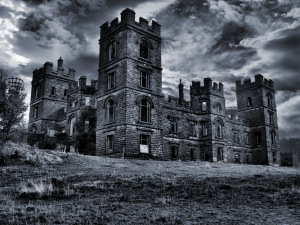
%> input picture code/exercism-02/images/mansao.jpg, 300 x 225 px
$ octave reduz.m   (GNU Octave 9; MATLAB toolbox functions it lacks are replaced by stand-ins)
%> lines starting %> are read from the running program, lines starting %| are printed output that depends on the picture
clear, clc, close all;

% ---- IMAGENS ----

peppers = 'peppers.png'
mansao = 'mansao.jpg'
cranio = 'cranio.png'
vaca = 'vaquinha.jpg'

% ---- LENDO IMAGEM ----
img = imread(mansao);
%> img is the input picture: size 225x300x3 uint8; mean R, G, B 76, 80.9, 89.2

% ---- INTENSIDADE DO RUIDO ----
intensidade = 0.2

% ---- EXIBE IMAGEM ----
figure; imshow(img)

% ---- OBTENDO INFORMACOES BASICAS DA IMAGEM ----
info = whos('img');
disp(info);

% ---- OBTENDO DIMENSOES DA IMAGEM ----
s = size(img);
%> s = [225 300 3]
disp(s);
%|    225   300     3

% ---- OBTENDO MAIOR DIMENSAO DA IMAGEM ----
DimMax = max(s);
%> DimMax = 300
disp(DimMax);
%| 300

% ---- CONVERTE RGB TO GRAY E RETORNA O VALOR EM DOUBLE ----
gray = double(rgb2gray(img)) / 255;

% ---- EXIBE IMAGEM ----
figure; imshow(gray)

% ---- CRIANDO MATRIZ DE ZEROS MATRIZ COM BASE NAS DIMENSOES DA IMAGEM ----
media = double(zeros(s(1), s(2)));

% ---- APLICANDO RUIDO NA IMAGEM RUIDO ----
% A funcao randn cria uma matriz aleatoria dado um intervalo
media = media + gray + intensidade * randn(s(1), s(2));
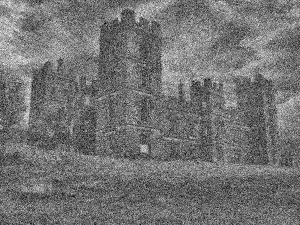
%> media: size 225x300 double; min -0.69, max 1.53, mean 0.314; drawn with min black and max white

% ---- EXIBE IMAGEM ----
figure; imshow(media)
%> after `imshow(media)`:
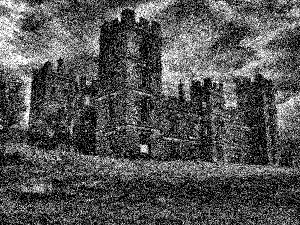
%> displayed picture: size 225x300, on the screen's scale of 0 to 255; min 0, max 255, mean 83.6
